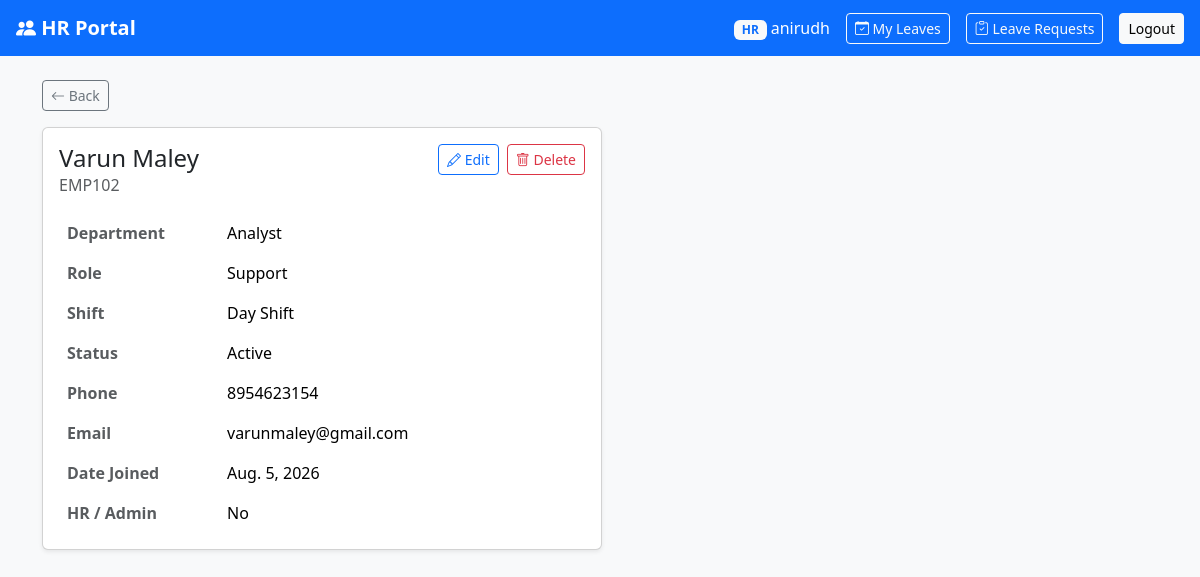
The page /employees/2/ (signed in) on the database its author committed.
### employees/models.py (models this page shows, shortened)
class Employee(models.Model):
    class Status(models.TextChoices):
        ACTIVE = "ACTIVE", "Active"
        INACTIVE = "INACTIVE", "Inactive"
        ON_LEAVE = "ON_LEAVE", "On Leave"
    class Shift(models.TextChoices):
        DAY = "DAY", "Day Shift"
        NIGHT = "NIGHT", "Night Shift"
        REGULAR = "REGULAR", "Regular Shift"
    user = models.OneToOneField(User, on_delete=models.CASCADE, related_name="employee_profile")
    employee_id = models.CharField(max_length=20, unique=True)  # e.g. EMP001
    department = models.ForeignKey(Department, on_delete=models.SET_NULL, null=True, related_name="employees")
    job_role = models.CharField(max_length=100)  # e.g. "Software Engineer"
    shift = models.CharField(max_length=10, choices=Shift.choices, default=Shift.DAY)
    status = models.CharField(max_length=10, choices=Status.choices, default=Status.ACTIVE)
    photo = models.ImageField(upload_to="employee_photos/", blank=True, null=True)
    phone = models.CharField(max_length=20, blank=True)
    date_joined = models.DateField(auto_now_add=True)
    is_hr = models.BooleanField(default=False)
    class Meta:
        ordering = ["employee_id"]

class Department(models.Model):
    name = models.CharField(max_length=100, unique=True)

### employees/views.py (the view)
# urls.py: path('employees/<int:pk>/', views.employee_detail, name='employee_detail'),
@login_required
@user_passes_test(is_hr_user, login_url='dashboard')
def employee_detail(request, pk):
    employee = get_object_or_404(Employee, pk=pk)
    return render(request, 'employees/employee_detail.html', {'employee': employee})

### employees/views.py (called while the page is built)
def is_hr_user(user):
    return hasattr(user, 'employee_profile') and user.employee_profile.is_hr

### employees/templates/employees/employee_detail.html (shortened to what this page needs)
{% extends 'employees/base.html' %}
{% block content %}
<a href="{% url 'employee_list' %}" class="btn btn-sm btn-outline-secondary mb-3"><i class="bi bi-arrow-left"></i> Back</a>
<div class="card shadow-sm" style="max-width: 560px;">
    <div class="card-body">
        <div class="d-flex justify-content-between align-items-start mb-3">
            <div>
                <h4 class="mb-0">{{ employee.user.get_full_name|default:employee.user.username }}</h4>
                <span class="text-muted">{{ employee.employee_id }}</span>
            </div>
            <div class="d-flex gap-2">
                <a href="{% url 'employee_edit' employee.pk %}" class="btn btn-sm btn-outline-primary"><i class="bi bi-pencil"></i> Edit</a>
                <a href="{% url 'employee_delete' employee.pk %}" class="btn btn-sm btn-outline-danger"><i class="bi bi-trash"></i> Delete</a>
            </div>
        </div>
        <table class="table table-borderless mb-0">
            <tr><th class="text-muted" style="width:160px;">Department</th><td>{{ employee.department.name|default:"-" }}</td></tr>
            <tr><th class="text-muted">Role</th><td>{{ employee.job_role }}</td></tr>
            <tr><th class="text-muted">Shift</th><td>{{ employee.get_shift_display }}</td></tr>
            <tr><th class="text-muted">Status</th><td>{{ employee.get_status_display }}</td></tr>
            <tr><th class="text-muted">Phone</th><td>{{ employee.phone|default:"-" }}</td></tr>
            <tr><th class="text-muted">Email</th><td>{{ employee.user.email|default:"-" }}</td></tr>
            <tr><th class="text-muted">Date Joined</th><td>{{ employee.date_joined }}</td></tr>
            <tr><th class="text-muted">HR / Admin</th><td>{% if employee.is_hr %}Yes{% else %}No{% endif %}</td></tr>
        </table>
    </div>
</div>
{% endblock %}

### employees/templates/employees/base.html (shortened to what this page needs)
<!DOCTYPE html>
<html lang="en">
<head>
    <link href="https://cdn.jsdelivr.net/npm/bootstrap@5.3.3/dist/css/bootstrap.min.css" rel="stylesheet">
    <link href="https://cdn.jsdelivr.net/npm/bootstrap-icons@1.11.3/font/bootstrap-icons.css" rel="stylesheet">
</head>
<body class="bg-light">
    {% if user.is_authenticated %}
    <nav class="navbar navbar-dark bg-primary px-3">
        <a href="{% if user.employee_profile.is_hr %}{% url 'hr_dashboard' %}{% else %}{% url 'dashboard' %}{% endif %}" class="navbar-brand fw-bold text-white text-decoration-none"><i class="bi bi-people-fill"></i> HR Portal</a>
        <div class="d-flex align-items-center text-white gap-3">
            <span>{% if user.employee_profile.is_hr %}<span class="badge bg-light text-primary me-1">HR</span>{% endif %}{{ user.get_full_name|default:user.username }}</span>
            <a href="{% url 'my_leave_requests' %}" class="btn btn-sm btn-outline-light">
                <i class="bi bi-calendar-check"></i> My Leaves
            </a>
            {% if user.employee_profile.is_hr %}
            <a href="{% url 'hr_leave_requests' %}" class="btn btn-sm btn-outline-light">
                <i class="bi bi-clipboard-check"></i> Leave Requests
            </a>
            {% endif %}
            <a href="{% url 'logout' %}" class="btn btn-sm btn-light">Logout</a>
        </div>
    </nav>
    {% endif %}
    <div class="container py-4">
        {% block content %}{% endblock %}
    </div>
</body>
</html>

### rows shown on the page
Employee: user.get_full_name "Varun Maley", employee_id "EMP102", department.name "Analyst", job_role "Support", shift "Day Shift", status "Active", phone "8954623154", user.email "varunmaley@gmail.com", date_joined "Aug. 5, 2026"

### other values the page prints
{{ user.get_full_name|default:user.username }} "anirudh"
